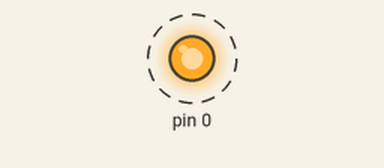
A sketch run on a simulated Arduino Uno, built with avr-gcc and run on an emulated ATmega328P. On the bench: output pins drawn as LEDs (lit = HIGH). Dashed ring = blinking.

Above: at 0.05 s.
Timing chart, 0 to 3.0 s (numbered marks = the images above):
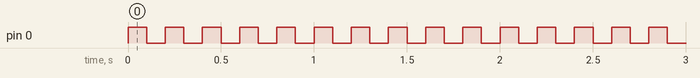

Measured:
- by itself, pin 0: alternates HIGH for 0.10 s and LOW for 0.10 s

The sketch:

labo3_ATTINY.ino
```cpp
const int ledPin =  PB0; //pin 5 van ATTINY

void setup() {
  // put your setup code here, to run once:
  pinMode(ledPin, OUTPUT);
}

void loop() {
  // put your main code here, to run repeatedly:
  digitalWrite(ledPin,HIGH);
  delay(100);
  digitalWrite(ledPin,LOW);
  delay(100);
}
```
